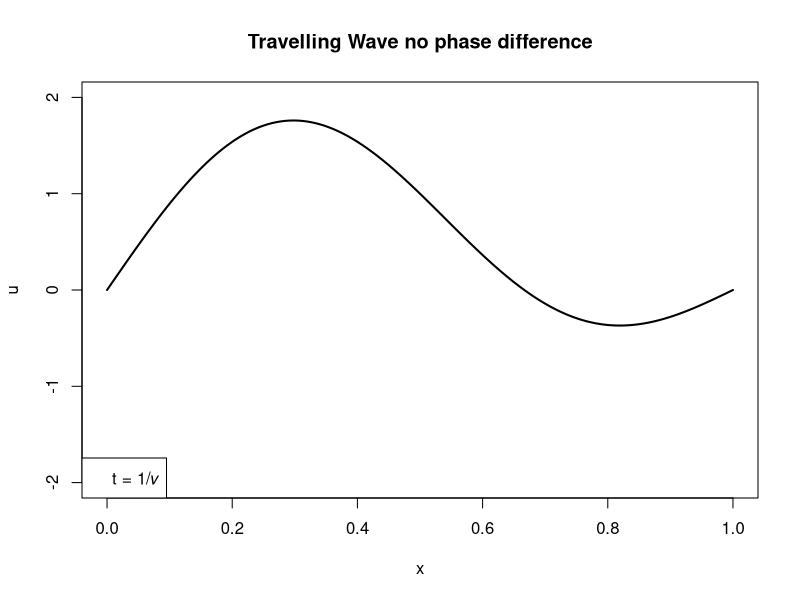

The R script that drew this image:
# Assuming
L <- 1

# X-axis and Y-axis values
x_values <- seq(0, L, length.out = 1000)
u_values <- (1) * (sin(pi * x_values / L) + sin(2 * pi * x_values / L))

# Final plot
plot(x_values, u_values, type = "l", lwd = 2, xlim = c(0, L), ylim = c(-2, 2), 
     xlab = "x", ylab = "u", main = "Travelling Wave no phase difference")

# Label
legend("bottomleft", legend = "t = 1/𝜈")